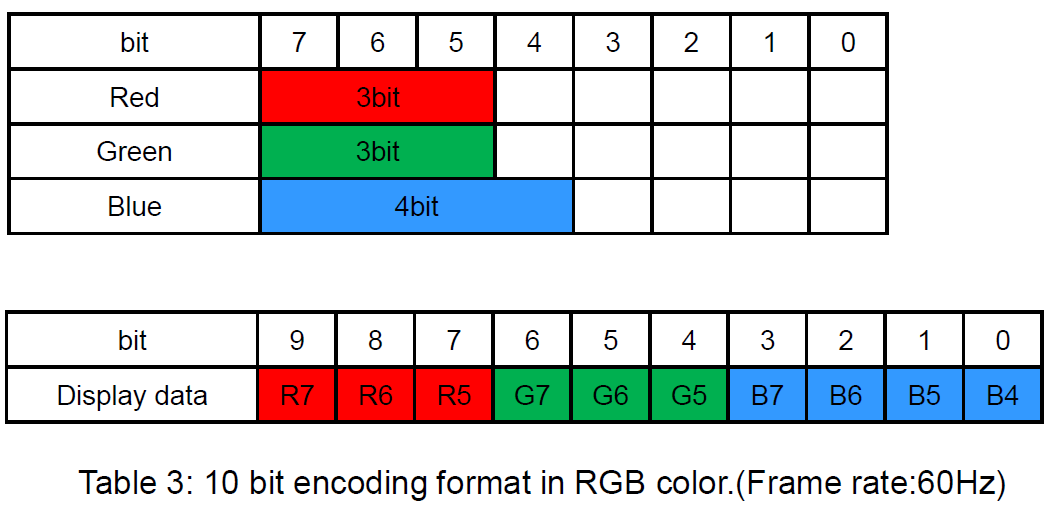
#> input picture RGB_to_10bit.png, 1052 x 507 px
$ jupyter execute slm-display.ipynb
#> lines starting #> are read from the running program, lines starting #| are printed output that depends on the picture
# Imports

[cell 1]
import numpy as np
import os
import cv2
import matplotlib.pyplot as plt
import pandas as pd
import time
from PIL import Image

# SLM image display

Looking at the SLM-200 manual we can encode rgb to 10-bit in the following way

[cell 2]
#each channel in a pixel has an 8-bit long representation
value=255
print(value)
print(bin(value))

[cell 3]
#integer division by 32 gives the first 3bits, range 0-7.
three_bit = value//32
print(three_bit)
print(bin(three_bit))

[cell 4]
#integer division by 16 gives the first 4bits, range 0-15.
four_bit = value//16
print(four_bit)
print(bin(four_bit))

To sum up, we want to convert from 10bit to 8bit tuples. Extract the first 3 bits for red then the next 3 bits for green and finally the last 4 bits for blue (see figure). That's how we convert the 10-bit grayscale to an rgb image.

# Generate data

[cell 5]
#A useful function for testing rgb
def make_rgb(random= False):
    """
    Generates an rgb tuple
    INPUT
    -----
    random: whether you want to randomize the pixel. by default it creates a pixel with value 1023
    OUTPUT
    -----
    rgb: a tuple of 3 np.uint8 values representing the pixel.
    """
    if random:
        values = np.floor(np.random.random(3)*255)
    else:
        values = [255,255,255]
    rgb = np.array(values).reshape(3,)
    rgb = np.uint8(rgb)
    return rgb

make_rgb(1)

[cell 6]
rgb = make_rgb()
print(rgb)

[cell 7]
#A useful function for testing 10bit
def make_10bit(random=False):
    """
    Generates a 10-bit value

    INPUT
    -----
    random: whether you want to randomize the pixel. by default it creates a pixel with value 1023
    OUTPUT
    -----
    value: a np.uint16 representing the value of the pixel.
    """
    if random:
        value = np.floor(np.random.random()*1024)
    else:
        value = 1023

    value = np.uint16(value)
    return value

[cell 8]
ten_bit = make_10bit()
print(ten_bit)

[cell 9]
rgb = make_rgb(random=True)
grey = make_10bit(random=True)
print("RGB: {} Greyscale: {}".format(rgb, grey))

# Conversion

[cell 10]
def convert_pixel_10bit_rgb(pixel, verbose=False):
    """
    Converts a single 10bit pixel to 24bit rgb

    INPUT
    -----
    pixel: the 10bit pixel to convert
    verbose: to allow print statements. disabled by default.
    OUTPUT
    -----
    result: the 24bit RGB tuple corresponding to that pixel.
    """
    pixel = np.uint16(pixel)
    if verbose:
        print ("input:", pixel)
        print (bin(pixel))

    binary = np.unpackbits(np.array([pixel]).view(np.uint8)[::-1])
    if verbose:
        print("binary: ", binary[6:])

    result = binary[6:]

    #Now we use the first 3 bits for red, the next 3 bits for green and the last 4 bits for blue
    red = np.concatenate([result[:3], np.zeros(5, dtype=np.uint8)])
    green = np.concatenate([result[3:6], np.zeros(5, dtype=np.uint8)])
    blue = np.concatenate([result[6:10], np.zeros(4, dtype=np.uint8)])
    if verbose:
        print("rgb paded binary: ", red, green, blue)

    red = np.packbits(red)
    green = np.packbits(green)
    blue = np.packbits(blue)

    result = (red.item() ,green.item() ,blue.item())

    if verbose:
        print("result", result)

    return result

[cell 11]
grey = make_10bit(random=True)
convert_pixel_10bit_rgb(grey, verbose= True)

It seems that we can take on individual pixels. Now let's use convert_pixel_10bit to convert each pixel of an image

# Image conversion

[cell 12]
def convert_10bit_rgb(image, verbose= False):
    """
    Converts a 10bit image to 24bit RGB. First 3 bits are used for red, next 3 bits for green and last 4 for blue.
    More info at the beginning of this notebook

    INPUT
    ---
    image: the image to convert
    verbose: whether you want to allow print statements of some of the conversions or not. Set to False automatically.

    OUTPUT
    ---
    rgb: a 24bit RGB version of the 10bit image.
    """
#> called with verbose = True

    rgb = np.empty((image.shape[0], image.shape[1],3), dtype=np.uint8)
    for i, row in enumerate(image):
        for j, pixel in enumerate(row):
            rgb[i][j] = np.array(convert_pixel_10bit_rgb(pixel))

            if verbose and i%(image.shape[0]//3)==0 and j%(image.shape[1]//3)==0:
                print("10-bit", pixel)
                print("rgb", rgb[i][j])

    return rgb

[cell 13]
image = np.random.randint(0, 1023, (256,192))
new = convert_10bit_rgb(image, verbose= True)

[cell 14]
new.mean() #note that the mean shouldn't be too close to 0 or 255 if the pixel is random

[cell 15]
plt.imshow(new)
img = Image.fromarray(new, 'RGB')
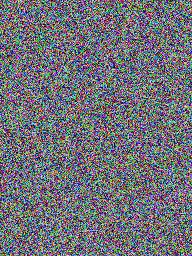
#> img: PIL image 192x256 RGB; mean R, G, B 111.6, 112.4, 120.1
img.save('out.png')

[cell 16]
#Vectorize
"""
The following idea could work for vectorizing i.e. not looping. Calculate the integer divisions for each power of 2 from 2**0 up to 2**9. take mod 2 of the matrix
if the result is odd, the corresponding bit is 1, if the result is even, the corresponding bit is 0. If this is vectorized by numpy, it can potentially
be faster to calculate the 9 matrices, elevate 2 to the appropiate powers and add them up for each channel.

You will get 10 matrices. You can now calculate the red, green and blue channels independently. Finally, you can make a new matrix fusing the
3 channels, hopefully in a vectorized way. (consider using torch.stack() if numpy cannot here.)
"""
0

Now let's move on to displaying the image full-screen on a 2nd display (the SLM)

# Second display

[cell 17]
def display(images, width1= 1920, window_name= "projector"):
    """
    Displays images full-screen in a second monitor or SLM. Press a key to access the next image.

    INPUT
    ------
    images: list of images to display
    width1: width of the first monitor, this is so that we can send the full screen to the second monitor.
            Automatically set to 1920
    window_name: the name of the window that is created. mostly irrelevant
                 set to "projector" automatically

    OUTPUT
    ------
    None
    """
    cv2.namedWindow(window_name, cv2.WND_PROP_FULLSCREEN)

    # If projector is placed right to main screen (see windows properties in your operating system)
    # if the pattern is displayed at the wrong monitor you need to play around with the coordinates here until the image is displayed at the right screen
    cv2.moveWindow(window_name, width1, 0)

    # Set some properties to make it full screen and borderless
    cv2.setWindowProperty(window_name, cv2.WND_PROP_FULLSCREEN,cv2.WINDOW_FULLSCREEN)

    # Loop through
    for i, img in enumerate(images):
        cur_img = img
        cv2.imshow(window_name, cur_img)
        # wait for 1000 ms ( syncrhonize this with your aquisition time)
        cv2.waitKey() # ms

    # Don't forgot to close all windows at the end of aquisition
    cv2.destroyAllWindows()
    return

[cell 18]
# Write down screen resolution for each monitor
height1 = 1080
width1 = 1920

# In case you use 2 monitors
height2= 1024
width2 = 768

# Resolution of the projector used (here the resoluton of the picopro)
height_projector = 720
width_projector = 1280

window_name = 'projector'

images = []
images.append(cv2.imread("RGB_to_10bit.png"))
images.append(cv2.imread("out.png"))

display(images, width1= width1, window_name= window_name)
#> the loop in display, `for i, img in enumerate(images):` made 2 passes
